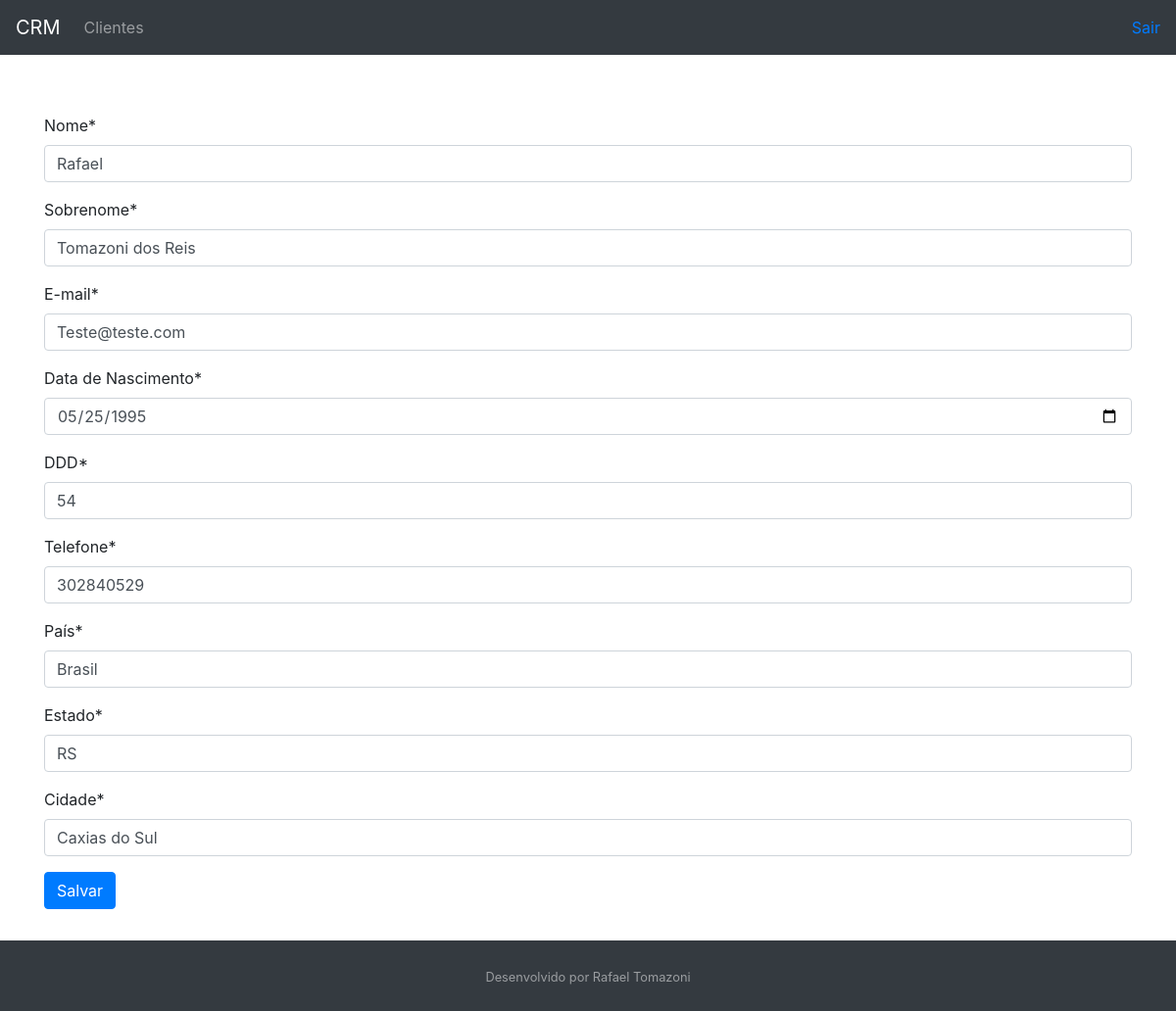
The app's page /customer/1/ (signed in) with its own data.
### customer/models.py (models this page shows, shortened)
class Customer(models.Model):
    first_name = models.CharField(max_length=30)
    last_name = models.CharField(max_length=50)
    email = models.EmailField()
    birth_date = models.DateField()
    area_code = models.CharField(max_length=3)
    phone_number = models.CharField(max_length=9)
    country = models.CharField(max_length=30)
    state = models.CharField(max_length=30)
    city = models.CharField(max_length=30)
    created_date = models.DateTimeField(auto_now_add=True)
    updated_date = models.DateTimeField(auto_now=True)
    active = models.BooleanField(default=True)
    class Meta:
        db_table = "customer"

### customer/views.py (the view, shortened to what this page needs)
# urls.py: path("<int:id>/", login_required(CustomerUpdateView.as_view()), name="customer-update"),
class CustomerUpdateView(UpdateView):
    template_name = "customer/customer.html"
    form_class = CustomerForm
    def get_object(self):
        id = self.kwargs.get("id")
        return get_object_or_404(Customer, id=id)

### customer/templates/customer/customer.html (shortened to what this page needs)
{% extends "model-page.html" %}
{% load crispy_forms_tags %}
{% block content %}
    <form method='POST'>{% csrf_token %}
        {{ form|crispy }}
        <button type="submit" class="btn btn-primary">Salvar</button>
    </form>
{% endblock %}

### core/templates/model-page.html (style rules this page uses)
html, body { height: 100%; }

### records on screen
Customer: first_name "Rafael", last_name "Tomazoni dos Reis", email "Teste@teste.com", birth_date "05/25/1995", area_code "54", phone_number "302840529", country "Brasil", state "RS", city "Caxias do Sul"
